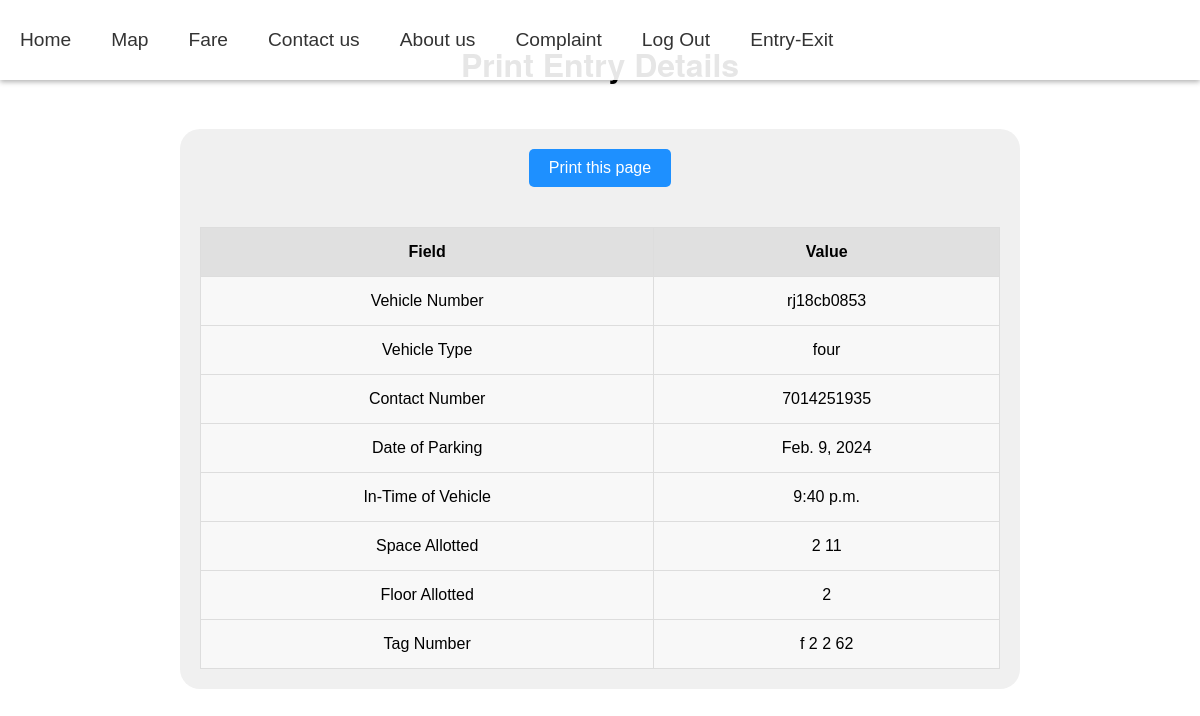
The app's page /printentry/, older data.
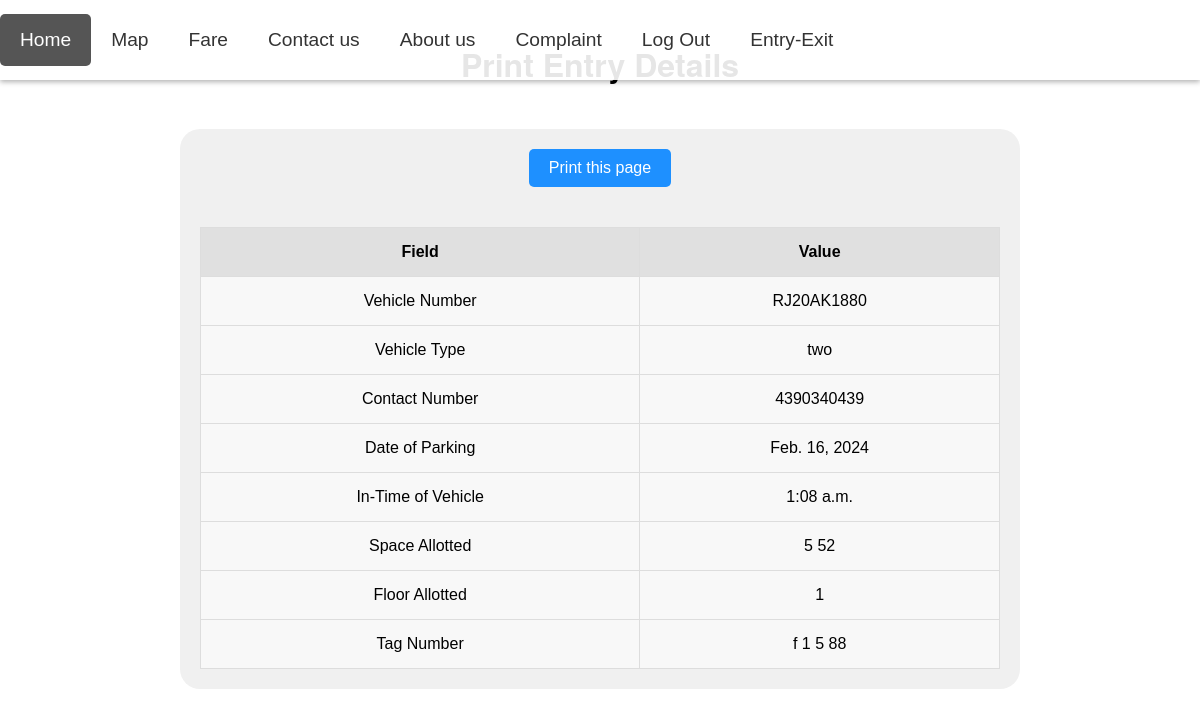
The same page, newer data.
### parking/models.py (models this page shows, shortened)
class Vehicleentry(models.Model):
    VEHICLE_CHOICE = [
        ('two', 'Two Wheeler'),
        ('three', 'Three Wheeler'),
        ('four', 'Four Wheeler'),
    ]
    vnumber = models.CharField(max_length=10)
    vtype = models.CharField(max_length=10, choices=VEHICLE_CHOICE, default='two')
    contactno = models.CharField(max_length=10, default="")
    date = models.DateField(null=True, blank=True)
    intime = models.TimeField(null=True, blank=True)
    spacealloted = models.CharField(max_length=10)
    flooralloted = models.CharField(max_length=10)
    tagno = models.CharField(max_length=10)
    entry_time = models.DateTimeField(auto_now_add=True)  # Added entry_time attribute

### parking/views.py (the view)
# urls.py: path('printentry/', views.printentry, name='printentry'),
def printentry(request):
    obj = Vehicleentry.objects.filter().last()
    return render(request, 'printentry.html', {'obj':obj})

### parking/templates/printentry.html (shortened to what this page needs)
<!DOCTYPE html>
<html lang="en">
<head>
</head>
<body>
<div class="nav">
    <a class="active" href="/">Home</a>
    <a href="/maps">Map</a>
    <a href="/fare">Fare</a>
    <a href="/contactus">Contact us</a>
    <a href="/aboutus">About us</a>
    <a href="/complaint">Complaint</a>
    <a href="/">Log Out</a>
    <a href="/entryex">Entry-Exit</a>
 </div>
<div class="bg-heading">
    <h1>Print Entry Details</h1>
</div>
<div class="bg-text">
    <button class="print-button" onclick="myFunction()">Print this page</button>
    {% if obj %}
        <table>
            <tr>
                <th>Field</th>
                <th>Value</th>
            </tr>
            <tr>
                <td>Vehicle Number</td>
                <td>{{ obj.vnumber }}</td>
            </tr>
            <tr>
                <td>Vehicle Type</td>
                <td>{{ obj.vtype }}</td>
            </tr>
            <tr>
                <td>Contact Number</td>
                <td>{{ obj.contactno }}</td>
            </tr>
            <tr>
                <td>Date of Parking</td>
                <td>{{ obj.date }}</td>
            </tr>
            <tr>
                <td>In-Time of Vehicle</td>
                <td>{{ obj.intime }}</td>
            </tr>
            <tr>
                <td>Space Allotted</td>
                <td>{{ obj.spacealloted }}</td>
            </tr>
            <tr>
                <td>Floor Allotted</td>
                <td>{{ obj.flooralloted }}</td>
            </tr>
            <tr>
                <td>Tag Number</td>
                <td>{{ obj.tagno }}</td>
            </tr>
        </table>
    {% endif %}
</div>
</body>
</html>

Row changes from the older to the newer data that the page shows:
removed Vehicleentry: vnumber "rj18cb0853", vtype "four", contactno "7014251935", date "Feb. 9, 2024", intime "9:40 p.m.", spacealloted "2 11", flooralloted "2", tagno "f 2 2 62"
added Vehicleentry: vnumber "RJ20AK1880", vtype "two", contactno "4390340439", date "Feb. 16, 2024", intime "1:08 a.m.", spacealloted "5 52", flooralloted "1", tagno "f 1 5 88"
